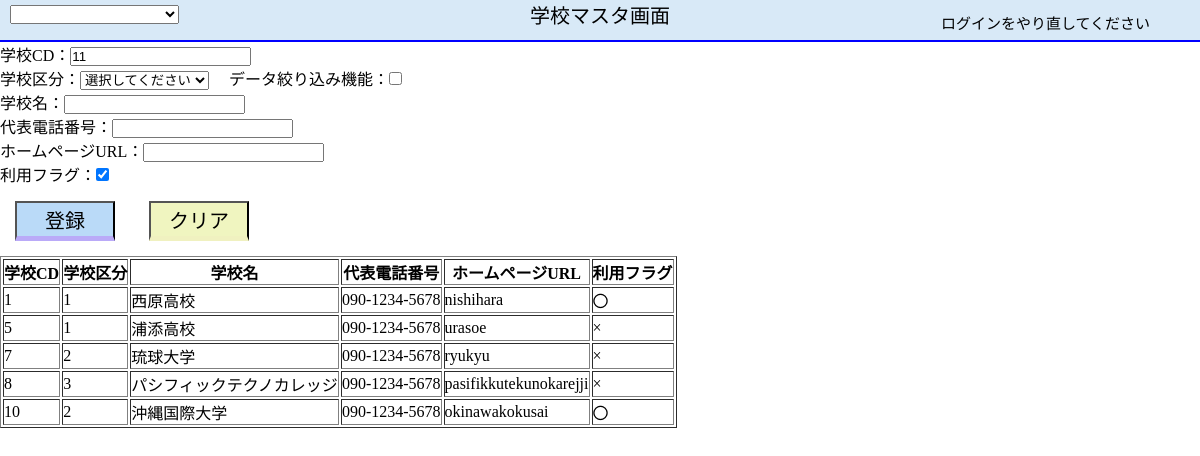
/form/frm_School_M.php, run on the app's committed database.
### tables this page shows
CREATE TABLE `School_M` (
  `School_CD` int(11) NOT NULL,
  `School_Division` int(11) DEFAULT NULL,
  `School_Name` varchar(30) NOT NULL,
  `TEL` varchar(15) NOT NULL,
  `URL` varchar(50) NOT NULL,
  `UsageFlag` int(11) NOT NULL,
  `Changer` int(11) DEFAULT NULL,
  `UpdateDate` datetime DEFAULT NULL
);

### dao/DB_Connection.php (called while the page is built, shortened)
<?php
  class connect {
    function pdo(){
      $dsn="mysql:dbname=".self::DB_NAME.";host=".self::HOST.";charset=".self::UTF;
      $user=self::USER;
      $pass=self::PASS;
      try{
      $pdo=new PDO($dsn,$user,$pass,array(PDO::MYSQL_ATTR_INIT_COMMAND => 'SET NAMES '.SELF::UTF));
      }catch(Exception $e){
      echo 'error' .$e->getMesseage;
      die();
      }
      $pdo->setAttribute(PDO::ATTR_ERRMODE, PDO::ERRMODE_WARNING);
      return $pdo;
    }
    function select($sql){
      $Connection_Info=$this->pdo();
      $stmt=$Connection_Info->query($sql);
      $items=$stmt->fetchAll(PDO::FETCH_ASSOC);
      return $items;
    }
    function plural($sql){
      $Connection_Info=$this->pdo();
      $stmt=$Connection_Info->prepare($sql);
      $stmt->execute();
      return $stmt;
    }
  }
?>

### dao/dao_School_M.php (called while the page is built, shortened)
<?php
class dao_School_M {
  function GET_Subcategory_m() {
    require_once '../dao/DB_Connection.php';
    $obj = new connect();
    $SQL ="
    SELECT
    SubCategory_CD
    ,SubCategory_Name
    ,UsageFlag
    FROM
    Subcategory_m
    WHERE
    MainCategory_CD = 3
    and
    UsageFlag = 1;
    ";
    $items = $obj->select($SQL);
    return $items;
  }
  function Get_School_M($School_Division, $checkFLG){
    require_once '../dao/DB_Connection.php';
    $obj=new connect();
    $SQL ="
    SELECT
    School_CD
    ,School_Division
    ,School_Name
    ,TEL
    ,URL
    ,UsageFlag
    FROM
    School_m";
    $SQL .="
    ORDER BY
    School_CD
    ,School_Division";
    $DataTable=$obj->select($SQL);
    return $DataTable;
  }
  function Get_MaxCD(){
    require_once '../dao/DB_Connection.php';
    $obj=new connect();
    $SQL = " SELECT
    IFNULL(MAX(School_CD),0)+1 AS Max_CD
    FROM
    School_m ";
    $items=$obj->select($SQL);
    foreach($items as $item_val){
      $Max_CD = $item_val['Max_CD'];
    }
    return $Max_CD;
  }
}
?>

### form/frm_School_M.php (the view, shortened to what this page needs)
<!DOCTYPE html>
<html lang="ja">
<?php
  require_once '../php/common.php';
  $common = new common();
  $HeaderInfo = $common->HeaderCreation();
?>
<head>
  <link rel="stylesheet" href="../css/style.css">
  <link rel="stylesheet" href="../css/Header.css">
  <div class ='Header'>
    <?php echo $HeaderInfo; ?>
    <div class ='Header_ScreenName'><p>学校マスタ画面</p></div>
  </div>
</head>
<body>
  <?php
    $CD = 0;
    $check = "";
    require_once '../dao/dao_School_M.php';
    $dao = new dao_School_M();
    $items = $dao->GET_Subcategory_m();
    $PullDown = "<option value = 0 >選択してください</option>";
    foreach ($items as $item_val) {
      $PullDown .= "<option value = " . $item_val['SubCategory_CD'];
      if ($CD == $item_val['SubCategory_CD']) {
        $PullDown .= " selected>";
      } else {
        $PullDown .= " >";
      }
      $PullDown  .= $item_val['SubCategory_Name'] . "</option>";
    }
    $Max_CD = $dao->Get_MaxCD();
    $Data_Table = $dao->Get_School_M($CD, $check);
    $Table = "";
    foreach ($Data_Table as $val) {
      $Table .= "<tr class='Table'>
      <td>" . $val['School_CD'] . "</td>
      <td>" . $val['School_Division'] . "</td>
      <td>" . $val['School_Name']." </td>
      <td>" . $val['TEL']." </td>
      <td>" . $val['URL']." </td>";
      if ($val['UsageFlag'] == 0) {
        $Table .=" <td>×</td>";
      } else {
        $Table .=" <td>〇</td>";
      }
      $Table .= "</tr>";
    }
  ?>
  <form action="frm_School_M.php" method="post">
    <p>学校CD：<input type="text" id="txt_CD" name="CD" value='<?php echo $Max_CD; ?>' readonly> </p>
    <p>
      学校区分：<select id='School_Division' name='Division'><?php echo $PullDown; ?></select>
      データ絞り込み機能：<input type="checkbox" id="chk_Search" name="Search" value="1" <?php echo $check; ?>>
    </p>
    <p>学校名：<input type="text" id="txt_Name" name="Name" autocomplete="off"></p>
    <p>代表電話番号：<input type="text" id="txt_TEL" name="TEL" autocomplete="off"></p>
    <p>ホームページURL：<input type="text" id="txt_URL" name="URL" autocomplete="off"></p>
    <p>利用フラグ：<input type="checkbox" id="chk_UsageFlag" name="UsageFlag" value="1" checked="checked"></p>
    <button class="btn_Insert" id="btn_Insert" name="Insert" value="1">登録</button>
    <button class="btn_Clear" id="btn_Clear" name="Clear" value="4">クリア</button>
  </form>
  <table border='1'>
    <tr>
      <th>学校CD</th>
      <th>学校区分</th>
      <th>学校名</th>
      <th>代表電話番号</th>
      <th>ホームページURL</th>
      <th>利用フラグ</th>
    </tr>
    <?php echo $Table; ?>
  </table>
</body>
</html>

### css/style.css (style rules this page uses)
* { margin: 0%; padding: 0%; }
.btn_Insert { color: #000; width: 100px; height: 40px; margin: 15px; background-color: #badaf8; border-bottom: 5px solid #baaaf8; font-size: 20px; }
.btn_Clear { color: #000; width: 100px; height: 40px; margin: 15px; background-color: #f0f5c0; border-bottom: 5px solid #f0f1c0; font-size: 20px; }

### css/Header.css (style rules this page uses)
.Header { background-color:rgb(216, 233, 247) ; border-bottom: double 2px blue; height: 40px; }
.Header_ScreenName { text-align: center; font-size: 20px; }

### data on the page
school_m: School_CD "1", School_Division "1", School_Name "西原高校", TEL "090-1234-5678", URL "nishihara", UsageFlag "〇"
school_m: School_CD "5", School_Division "1", School_Name "浦添高校", TEL "090-1234-5678", URL "urasoe"
school_m: School_CD "7", School_Division "2", School_Name "琉球大学", TEL "090-1234-5678", URL "ryukyu"
school_m: School_CD "8", School_Division "3", School_Name "パシフィックテクノカレッジ", TEL "090-1234-5678", URL "pasifikkutekunokarejji"
school_m: School_CD "10", School_Division "2", School_Name "沖縄国際大学", TEL "090-1234-5678", URL "okinawakokusai", UsageFlag "〇"

### other printed values
$NickName "ログインをやり直してください"
